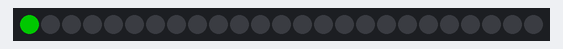
Bench run of a sketch on a simulated Arduino Uno, built with avr-gcc and run on an emulated ATmega328P. On the bench: 25 RGB LEDs in strip order, left to right. Dim RGB values are drawn brighter than linear; the local clock reads 2024-03-15 10:24:30 at power-on unless the sketch sets it; random numbers use the default seed unless the sketch sets one; what the sketch prints to the serial monitor is not drawn.

Above: at 0.01 s.
At 0.66 s:
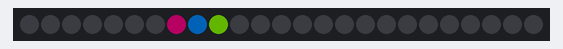
At 1.1 s:
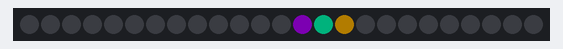
At 2.26 s:
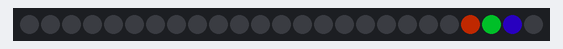
At 4.6 s:
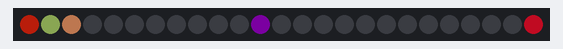
At 30.1 s:
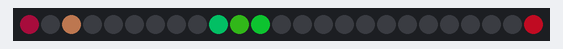

The sketch:

Hagul_Clock.ino
```cpp
#include <Wire.h>
#include <Adafruit_NeoPixel.h>
#include <DS1302.h>

Adafruit_NeoPixel strip = Adafruit_NeoPixel(25, 12, NEO_GRBW);

DS1302 Clock(2, 3, 4);

int iHour[14][3] = {{21, 18, -1},
  {15, 2, -1},
  {23, 2, -1},
  {5, 2, -1},
  {4, 2, -1},
  {14, 13, 2},
  {16, 13, 2},
  {6, 3, 2},
  {22, 17, 2},
  {12, 7, 2},
  {24, 2, -1},
  {24, 15, 2},
  {18, 19, -1},
  {24, 23, 2}
};

int iMinute[12][4] = {{ -1, -1, -1, -1},
  {9, 0, -1, -1},
  {10, 0, -1, -1},
  {10, 9, 0, -1},
  {11, 1, 0, -1},
  {11, 10, 9, 0},
  {8, 1, 0, -1},
  {8, 10, 9, 0},
  {20, 10, 0, -1},
  {20, 10, 9, 0},
  {19, 10, 0, -1},
  {19, 10, 9, 0}
};

int old_hd = -1;
int old_md = -1;

void setup()
{
  Serial.begin(9600);

  strip.begin();
  strip.setBrightness(100);

  for (int i = 0 ; i <= 26 ; i++)
  {
    strip.setPixelColor(i,  (i * 10) % 256, 255 - (i * 10) % 256 , 0 );
    strip.setPixelColor(i - 1, 0, (i * 10) % 256, 255 - (i * 10) % 256 );
    strip.setPixelColor(i - 2, 255 - (i * 10) % 256, 0, (i * 10) % 256 );
    strip.show();
    delay(70);

    strip.setPixelColor(i, 0, 0, 0);
    strip.setPixelColor(i - 1, 0, 0, 0);
    strip.setPixelColor(i - 2, 0, 0, 0);
    strip.show();
  }
  delay(70);

  for (int i = 24 ; i >= -2 ; i--)
  {
    strip.setPixelColor(i,  (i * 10) % 256, 255 - (i * 10) % 256 , 0 );
    strip.setPixelColor(i + 1, 0, (i * 10) % 256, 255 - (i * 10) % 256 );
    strip.setPixelColor(i + 2, 255 - (i * 10) % 256, 0, (i * 10) % 256 );
    strip.show();
    delay(70);

    strip.setPixelColor(i, 0, 0, 0);
    strip.setPixelColor(i + 1, 0, 0, 0);
    strip.setPixelColor(i + 2, 0, 0, 0);
    strip.show();
  }

  Wire.begin();
  Clock.halt(false);
  Clock.writeProtect(false);


  delay(500);
}

void loop()
{


  bool h12 = false;
  bool pm = false;

  String strCurTime = Clock.getTimeStr();
  Serial.println(strCurTime);


  int index =  strCurTime.indexOf(":");
  String strTemp = strCurTime.substring(0, index);
  strCurTime = strCurTime.substring(index + 1, strCurTime.length());
  int h = strTemp.toInt();


  index =  strCurTime.indexOf(":");
  strTemp = strCurTime.substring(0, index);
  strCurTime = strCurTime.substring(index + 1, strCurTime.length());
  int m = strTemp.toInt();


  int s = strCurTime.toInt();


  int hd, md;


  if ( (h == 0 || h == 12) && m > 5)  hd = 13;
  else                                hd = h;

  md = m / 5;


  if (old_hd != hd)
  {

    for (int i = 0 ; i < 3 ; i++)
    {
      int num = iHour[old_hd][i];
      if (num == -1) continue;

      strip.setPixelColor(num, 0, 0, 0);
      strip.show();
    }


    for (int i = 0 ; i < 3 ; i++)
    {
      int num = iHour[hd][i];
      if (num == -1) continue;

      strip.setPixelColor(num, (rand() % 256), 255 - (rand() % 256), abs(128 - (rand() % 256)));
      strip.show();
    }

    old_hd = hd;
  }

  if (old_md != md)
  {

    for (int i = 0 ; i < 4 ; i++)
    {
      int num = iMinute[old_md][i];
      if (num == -1) continue;

      strip.setPixelColor(num, 0, 0, 0);
      strip.show();
    }


    for (int i = 0 ; i < 4 ; i++)
    {
      int num = iMinute[md][i];
      if (num == -1) continue;

      strip.setPixelColor(num, (rand() % 256), 255 - (rand() % 256), abs(128 - (rand() % 256)));
      strip.show();
    }

    old_md = md;
  }
}
```

Measured:
- what the display in image 4 shows lasts 25.5 s, from 4.5 s to 30.0 s
